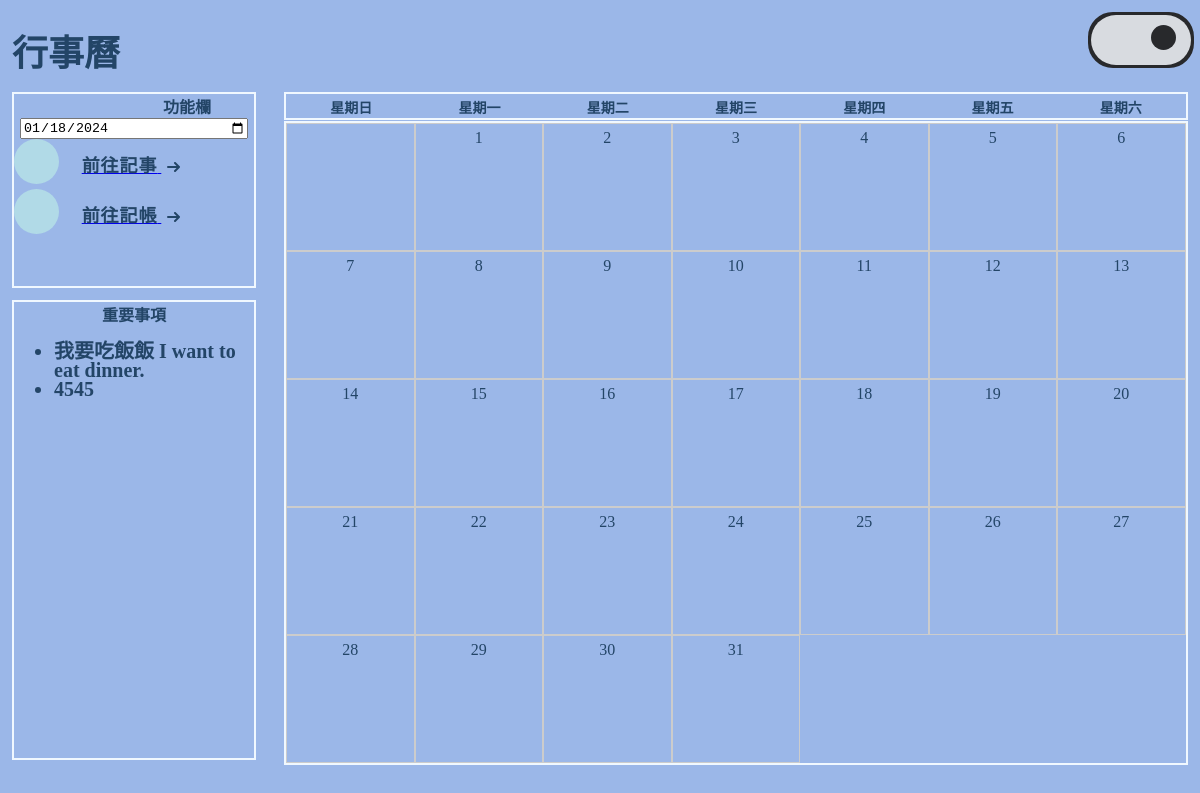
The app's page /, older data.
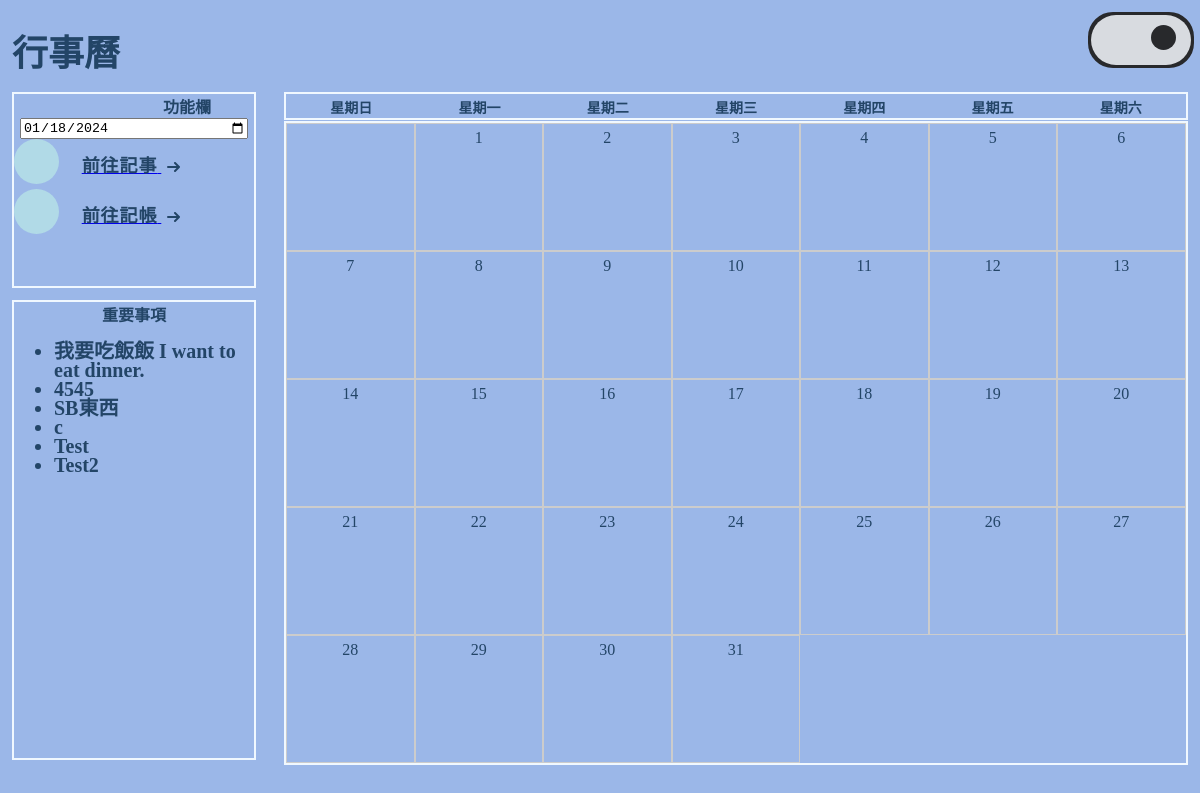
The same page, newer data.
### calendars/models.py (models this page shows, shortened)
class Calendar(models.Model):
    date = models.DateField() #事件日期
    time = models.TimeField() #事件時間
    description = models.CharField(max_length = 255) #事件
    is_important = models.BooleanField(default = False) #標註事件是否為"重要事件"，預設是否

### calendars/views.py (the view)
# urls.py: path('', views.calendars, name = 'calendars'),
def calendars(request):
    mycalendars = Calendar.objects.all().values()
    timestamp = int(time.time())
    context = {
        'mycalendars': mycalendars,
        'timestamp': timestamp,
    }
    return render(request, 'calendars.html', context)

### calendars/templates/calendars.html (shortened to what this page needs)
{% load static %}
{% block content %}
<link rel="stylesheet" type="text/css" href="{% static 'css/calendarForm.css' %}?v={{ timestamp }}">
<link rel="stylesheet" href="{% static 'css/dark-theme.css' %}?v={{ timestamp }}" id="darkTheme" disabled>
<link rel="stylesheet" type="text/css" href="{% static 'css/marquee.css' %}?v={{ timestamp }}">
<div class="allPartBorder">
    <div class="topProject">
        <h1>行事曆</h1>
        <div class="toggle-switch">
            <label class="switch-label">
                <span class="slider"></span>
            </label>
        </div>
    </div>
    <div class="dayName">
        <table class="dayNameTable">
            <th>星期日</th>
            <th>星期一</th>
            <th>星期二</th>
            <th>星期三</th>
            <th>星期四</th>
            <th>星期五</th>
            <th>星期六</th>
        </table>
    </div>
    <div class="rightSideProject" id="mainCalendar"></div>
    <div class="leftSideProject" style="height: 24%;">
        <span>功能欄</span>
        <input type="date" id="dateBox" name="dateBox">
        <a href="{% url 'events' %}">
            <div class="Button">
                <span>前往記事</span>
                <svg viewBox="0 0 13 10" height="10px" width="15px">
                    <path d="M1,5 L11,5"></path>
                    <polyline points="8 1 12 5 8 9"></polyline>
                </svg>
            </div>
        </a>
        <a href="{% url 'show_account_by_year_and_month' %}">
            <div class="Button">
                <span>前往記帳</span>
                <svg viewBox="0 0 13 10" height="10px" width="15px">
                    <path d="M1,5 L11,5"></path>
                    <polyline points="8 1 12 5 8 9"></polyline>
                </svg>
            </div>
        </a>
    </div>
    <div class="leftSideProject" style="height: 57%;">
        <span>重要事項</span>
        <div id="marquee-container">
            <div id="marquee-content">
                <ul>
                    {% for x in mycalendars %}
                        {% if x.is_important == True %}
                            <li>{{ x.description }}</li>
                        {% endif %}
                    {% endfor %}
                </ul>
            </div>
        </div>
    </div>
</div>
{% endblock %}

### static/css/calendarForm.css (style rules this page uses)
div { background-color: #9bb7e8; color: aliceblue; border-color: aliceblue; }
.allPartBorder { margin: 0; width: 100%; height: 100%; box-sizing: border-box; }
.topProject { height: 10%; width: 100%; }
h1 { text-align: left; font-size: 36px; color: #234567; float: left; margin-left: 1%; }
.leftSideProject { border: solid 2px; width: 20%; margin-left: 1%; margin-top: 1%; text-align: center; font-weight: 900; }
.leftSideProject span { color: #234567; }
.leftSideProject li { color: #234567; }
.rightSideProject { border: solid 2px; width: 75%; height: 80%; margin-right: 1%; float: right; margin-top: 1px; text-align: center; display: flex; flex-wrap: wrap; }
.dayName { border: solid 2px; width: 75%; height: 3%; margin-right: 1%; float: right; margin-top: 1%; text-align: center; display: flex; flex-wrap: wrap; }
.dayNameTable { width: 100%; text-align: center; }
.dayNameTable th { color: #234567; width: 14.28%; height: auto; font-size: 14px; text-align: center; vertical-align: middle; }
#dateBox { width: 95%; }
.Button { position: relative; margin: auto; padding: 12px 18px; transition: all 0.2s ease; border: none; background: none; }
.Button:before { content: ""; position: absolute; top: 0; left: 0; display: block; border-radius: 50px; background: #b1dae7; width: 45px; height: 45px; transition: all 0.3s ease; }
.Button span { position: relative; font-family: "Ubuntu", sans-serif; font-size: 18px; font-weight: 700; letter-spacing: 0.05em; color: #234567; }
.Button svg { position: relative; top: 0; margin-left: 10px; fill: none; stroke-linecap: round; stroke-linejoin: round; stroke: #234567; stroke-width: 2; transform: translateX(-5px); transition: all 0.3s ease; }
.toggle-switch { position: relative; width: 100px; height: 50px; --light: #d8dbe0; --dark: #28292c; --link: rgb(27, 129, 112); --link-hover: rgb(24, 94, 82); float: right; margin: 1%; }
.switch-label { position: absolute; width: 100%; height: 50px; background-color: var(--dark); border-radius: 25px; cursor: pointer; border: 3px solid var(--dark); }
.slider { position: absolute; width: 100%; height: 100%; border-radius: 25px; -webkit-transition: 0.3s; transition: 0.3s; }
.checkbox:checked ~ .slider { background-color: var(--light); }
.slider::before { content: ""; position: absolute; top: 10px; left: 10px; width: 25px; height: 25px; border-radius: 50%; -webkit-box-shadow: inset 12px -4px 0px 0px var(--light); box-shadow: inset 12px -4px 0px 0px var(--light); background-color: var(--dark); -webkit-transition: 0.3s; transition: 0.3s; }
.checkbox:checked ~ .slider::before { -webkit-transform: translateX(50px); -ms-transform: translateX(50px); transform: translateX(50px); background-color: var(--dark); -webkit-box-shadow: none; box-shadow: none; }

### staticfiles/css/marquee.css (style rules this page uses)
#marquee-container { overflow: hidden; border: none; width: 100%; height: 90%; }
#marquee-content { display: flex; flex-direction: column; animation: marquee 5s linear infinite 0s; animation-timing-function: steps(1, end); line-height: 0.95; }
#marquee-content li { text-align: left; word-wrap: break-word; font-size: 20px; }

Row changes from the older to the newer data that the page shows:
added Calendar: description "SB東西"
added Calendar: description "c"
added Calendar: description "Test"
added Calendar: description "Test2"
